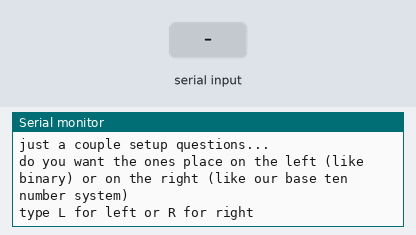
A sketch run on a simulated Arduino Uno, built with avr-gcc and run on an emulated ATmega328P. Shown: the last lines printed to the serial monitor. Inputs (shaded band) come from the test bench.

Above: at 1.1 s.
1.2 s: "L\n" received over Serial
At 2.4 s:
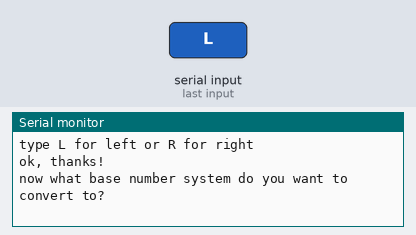
2.7 s: "90,45,200\n" received over Serial
At 3.4 s:
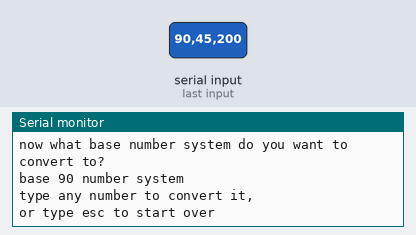
4.2 s: "30,150,10\n" received over Serial
At 5.2 s:
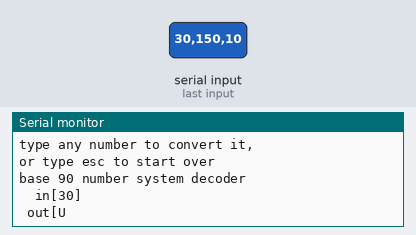
5.7 s: "90,45\n" received over Serial
At 6.2 s:
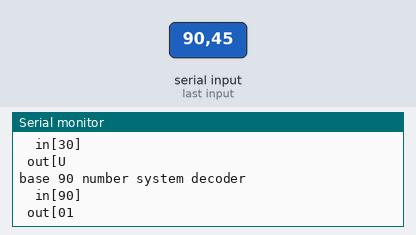
7.2 s: "1\n" received over Serial
At 8.3 s:
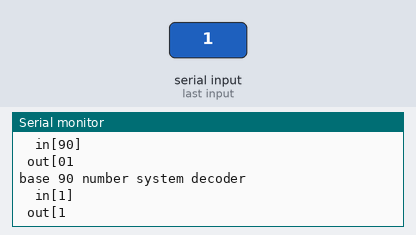
8.7 s: "200\n" received over Serial
At 9.6 s:
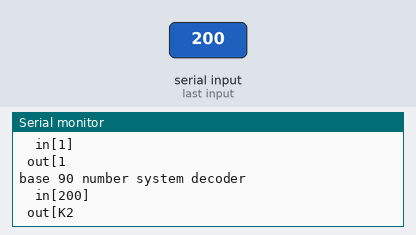
Timing chart, 0 to 11.2 s (numbered marks = the images above; inputs shaded):
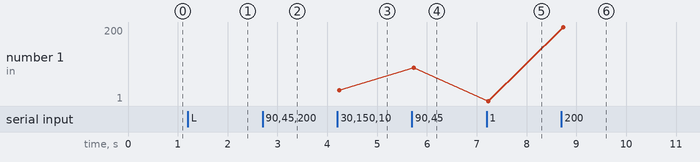

The sketch:

num_conversion.ino
```cpp
//READ THIS
//THIS CODE RUNS IN THE SERIAL MONITOR
//baud rate is 9600
//return setting is Newline
//dont attach any wires to the arduino
//numsys is the character decoder. it holds all the base 64 characters, but if i put them out of order you can copy the correct one and paste it into numsys.
//you can put anything into numsys to make your own number system to in you want. just swap the current numsys characters with your own set.
/*
0123456789abcdefghijklmnopqrstuvwxyzABCDEFGHIJKLMNOPQRSTUVWXYZ+/
ABCDEFGHIJKLMNOPQRSTUVWXYZ0123456789abcdefghijklmnopqrstuvwxyz+/
ABCDEFGHIJKLMNOPQRSTUVWXYZabcdefghijklmnopqrstuvwxyz0123456789+/
*/
//
char numsys[124] = {"0123456789ABCDEFGHIJKLMNOPQRSTUVWXYZabcdefghijklmnopqrstuvwxyz+/"};//this is a storage for the correct characters in the number systems. for example, base 25 would have the first 25 characters in here
//^^^^^^^^^^^^^^^
//^^^^^^^^^^^^^^^
String input;//this is a buffer that stores the serial read info before i want to use it
char ending = 10;//this is a place to store the key code ten, or enter, so that the serial read stops at the right point
unsigned long num[9];//this is an array i made so that i didnt have to declare a bunch of variables indivudialy
int output[100];//an integer array, this stores the output in number form. for example, instead of storing the letter A this would store 11.
char output1[100];//a character array, this is where the actual output is stored.
int i;//this is for the FOR loop
int place;//this holds the digit/place value that the script is on
void setup() {
  num[1] = -1;
  num[5] = 1;
Serial.begin(9600);
Serial.print("\n\n\n\n    _..:::.._\n  .:::::/|::::.\n ::::::/ V|:::::\n::::::/'  |::::::\n::::<_,   (::::::\n :::::|    ""\"::::\n  '::/      ""\":'\n ma""de b""y awe""so""me""_to""rn""ado_#4""22""7 on dis""co""rd");
Serial.print("\nstarted");
Serial.print("\njust a couple setup questions...\ndo you want the ones place on the left (like binary) or on the right (like our base ten number system)\ntype L for left or R for right\n");
while(num[7] != 1){
  input = Serial.readStringUntil(ending);
  if(input == "L"){
    num[6] = 1;
    num[7] = 1;
  }
  if(input == "R"){
    num[6] = 0;
    num[7] = 1;
  }
  if(input == "l"){
    num[6] = 1;
    num[7] = 1;
  }
  if(input == "r"){
    num[6] = 0;
    num[7] = 1;
  }
}
Serial.print("ok, thanks!");
Serial.print("\nnow what base number system do you want to convert to?");
}
void loop() {
  if(num[5] == 1){//numbersystem loop, lets the user input a base number system
 input = Serial.readStringUntil(ending);
 num[0] = input.toInt();
  }
if(num[0] > 1){
  if(num[5] == 1){
    Serial.print("\n\nbase ");//gui screen
   Serial.print(num[0]);//gui screen
    Serial.print(" number system ");
  Serial.write("\ntype any number to convert it,");//gui screen
   Serial.write("\nor type esc to start over\n");//gui screen
  }
  num[3] = num[0];
  for(i = 0;i < 50;i = i + 1){//this needs to reset all of the output counters, so that outputs dont just keep adding on to each other
  output[i] = '\0';
  output1[i] = ' ';
  }
   while(num[1] != 0){
 input = Serial.readStringUntil(ending);//probs reads till the wrong point, im telling it to read untill 10 (the key code for enter)
 if(input != "esc"){//check if the input was 'esc' to determine whether or not to break out of the loop
  num[5] = 0;//stop the numbersystem loop
num[1] = input.toInt();//convert the string to an int(this is for math)
num[4] = input.toInt();//convert the string to an int(this is for gui)
 if(num[1] > 4294967294/num[0]){//2147483647 is the highest number that the code can handle
  Serial.print("sorry, your number is too big. try something else\n");
  num[1] = -1;
 }
if(num[1] == 0){//this keeps the loop running untill you input a valid number
   num[1] = -1;//without this the while loop will only run one time because serial read deafults to zero
}
if(num[1] != -1){
while(num[1] > 0){
while(num[1] >= num[3]){
  num[3] = num[3] * num[0];//this is to find the highest place value (digit) in the answer
  place = place + 1;
}
 num[3] = num[3] / num[0];//this lowers the place value/digit by the nuber systems correct amount
while(num[1] >= num[3]){
num[1] = num[1] - num[3];
output[place] = output[place] + 1;//add one to the current didgit
}

output1[place] = numsys[output[place]];//convert the number into the correct base system charicter
place = place - 1;//num2 is the digit counter, the variable that tells the script which didgit to put the number into.
}
while(place >= 0){
  output1[place] = numsys[0];
    place = place - 1;
}
}
 }else{
    Serial.print("\n\n\n\n\n\n\n\n\n\n\n\n\n\n\n\n\n\n\n\n\n\n\n");
    Serial.print("started\n");
      num[1] = -1;
      place = 0;
      num[0] = 0;
      num[5] = 1;
    break;
 }
   }
   if(num[5] == 0){
     Serial.print("\nbase ");
    Serial.print(num[0]);
     Serial.write(" number system decoder\n  in[");
     Serial.print(num[4]);
    Serial.print("]\n out[");
    if(num[6] == 1){
       Serial.print(output1);
    }else if(num[6] == 0){
      for(i = 50;i > -1;i = i - 1){
        if(output1[i] != ' '){
          Serial.print(output1[i]);
        }
      }
    }else{}
      Serial.print("\n");
   place = 0;
   num[1] = -1;
   }
}
}
```

Measured:
- after the input at 1.2 s, the serial monitor: prints a new line at once (image 1)
- after the input at 2.7 s, the serial monitor: prints a new line at once (image 2)
- after the input at 4.2 s, the serial monitor: prints a new line at once (image 3)
- after the input at 5.7 s, the serial monitor: prints a new line at once (image 4)
- after the input at 7.2 s, the serial monitor: prints a new line at once (image 5)
- after the input at 8.7 s, the serial monitor: prints a new line at once (image 6)
- plotted number 1: 1 → 200 after the input at 8.7 s
